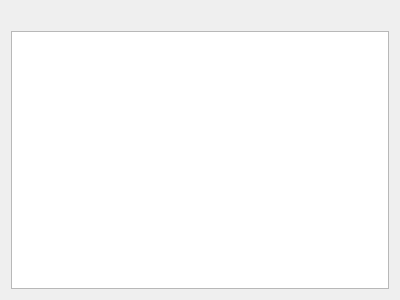
<?xml version="1.0" encoding="UTF-8"?>
<ui version="4.0">
 <class>MonitorWidget</class>
 <widget class="QWidget" name="MonitorWidget">
  <property name="geometry">
   <rect>
    <x>0</x>
    <y>0</y>
    <width>400</width>
    <height>300</height>
   </rect>
  </property>
  <property name="windowTitle">
   <string>Form</string>
  </property>
  <layout class="QVBoxLayout" name="verticalLayout">
   <item>
    <widget class="QLabel" name="label"/>
   </item>
   <item>
    <widget class="QChartView" name="chart"/>
   </item>
  </layout>
 </widget>
 <customwidgets>
  <customwidget>
   <class>QChartView</class>
   <extends>QGraphicsView</extends>
   <header location="global">QChartView</header>
  </customwidget>
 </customwidgets>
 <resources/>
 <connections/>
</ui>
